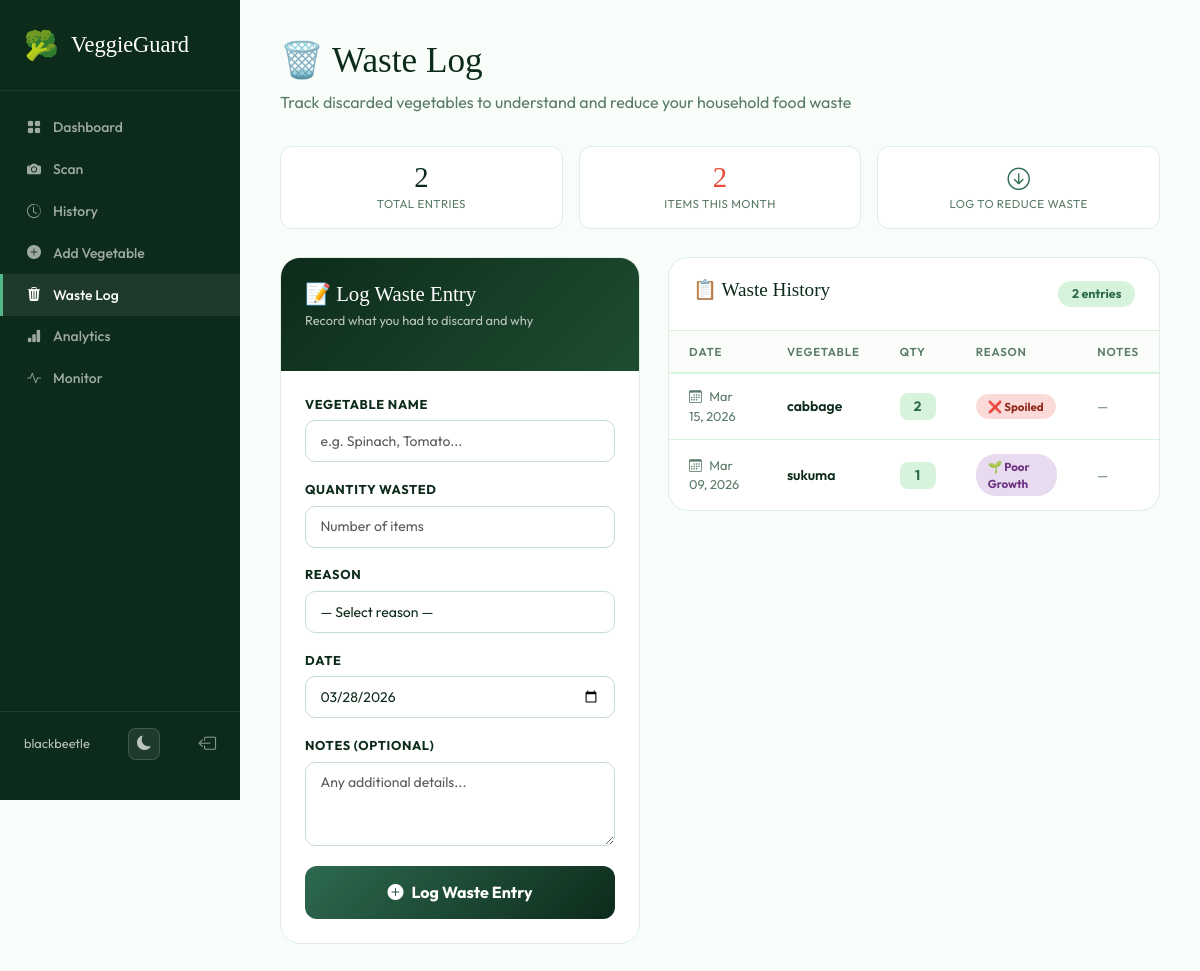
/waste/ (signed in), run on the app's committed database.
### garden/models.py (models this page shows, shortened)
class WasteLog(models.Model):
    REASON_CHOICES = [
        ('disease', 'Disease'),
        ('pest', 'Pest Damage'),
        ('overripe', 'Overripe'),
        ('weather', 'Weather Damage'),
        ('poor_growth', 'Poor Growth'),
        ('spoiled', 'Spoiled'),
        ('other', 'Other'),
    ]
    user = models.ForeignKey(User, on_delete=models.CASCADE, related_name='waste_logs')
    vegetable = models.ForeignKey(
        Vegetable, on_delete=models.SET_NULL,
        null=True, blank=True, related_name='waste_logs'
    )
    scan = models.ForeignKey(
        ScanResult, on_delete=models.SET_NULL,
        null=True, blank=True, related_name='waste_logs'
    )
    vegetable_name = models.CharField(max_length=100)
    quantity_wasted = models.PositiveIntegerField()
    reason = models.CharField(max_length=30, choices=REASON_CHOICES)
    notes = models.TextField(blank=True)
    date = models.DateField()
    created_at = models.DateTimeField(auto_now_add=True)
    class Meta:
        ordering = ['-date']

### garden/views.py (the view)
# urls.py: path('waste/', views.waste_log, name='waste_log'),
@login_required
def waste_log(request):
    form = WasteLogForm(request.user, request.POST or None)
    if request.method == 'POST' and form.is_valid():
        log = form.save(commit=False)
        log.user = request.user
        log.save()
        messages.success(request, 'Waste logged.')
        return redirect('waste_log')
    logs = WasteLog.objects.filter(user=request.user)
    return render(request, 'garden/waste_log.html', {'form': form, 'logs': logs})

### garden/forms.py
class WasteLogForm(forms.ModelForm):
    class Meta:
        model = WasteLog
        fields = ['vegetable', 'vegetable_name', 'quantity_wasted', 'reason', 'notes', 'date']
        widgets = {'date': forms.DateInput(attrs={'type': 'date'})}
    def __init__(self, user, *args, **kwargs):
        super().__init__(*args, **kwargs)
        self.fields['vegetable'].queryset = Vegetable.objects.filter(user=user)
        self.fields['vegetable'].required = False

### garden/templates/garden/waste_log.html (shortened to what this page needs)
<!DOCTYPE html>
<html lang="en">
<head>
<link href="https://cdn.jsdelivr.net/npm/bootstrap@5.3.0/dist/css/bootstrap.min.css" rel="stylesheet">
<link rel="stylesheet" href="/static/css/darkmode.css">
<link rel="stylesheet" href="https://cdn.jsdelivr.net/npm/bootstrap-icons@1.11.0/font/bootstrap-icons.css">
</head>
<body>
<nav class="sidebar">
  <div class="sidebar-brand">
    <span style="font-size:1.75rem">🥦</span>
    <span class="brand-name">VeggieGuard</span>
  </div>
  <ul class="sidebar-nav">
    <li><a href="{% url 'dashboard' %}" class="nav-link"><i class="bi bi-grid-fill"></i> Dashboard</a></li>
    <li><a href="{% url 'scan_vegetable' %}" class="nav-link"><i class="bi bi-camera-fill"></i> Scan</a></li>
    <li><a href="{% url 'scan_history' %}" class="nav-link"><i class="bi bi-clock-history"></i> History</a></li>
    <li><a href="{% url 'add_vegetable' %}" class="nav-link"><i class="bi bi-plus-circle-fill"></i> Add Vegetable</a></li>
    <li><a href="{% url 'waste_log' %}" class="nav-link active"><i class="bi bi-trash3-fill"></i> Waste Log</a></li>
    <li><a href="{% url 'analytics' %}" class="nav-link"><i class="bi bi-bar-chart-fill"></i> Analytics</a></li>
    <li><a href="{% url 'monitor' %}" class="nav-link"><i class="bi bi-activity"></i> Monitor</a></li>
  </ul>
  <div class="sidebar-footer">
    <span class="user-name">{{ user.username }}</span>
    <button id="darkToggle" onclick="toggleDarkMode()" style="background:rgba(255,255,255,.08);border:1px solid rgba(255,255,255,.15);color:rgba(255,255,255,.7);border-radius:8px;width:32px;height:32px;cursor:pointer;display:flex;align-items:center;justify-content:center;font-size:.9rem" title="Toggle dark mode"></button>
    <a href="{% url 'logout' %}" class="btn-logout"><i class="bi bi-box-arrow-left"></i></a>
  </div>
</nav>
<main class="main-content">
  <div class="page-header">
    <h1>🗑️ Waste Log</h1>
    <p>Track discarded vegetables to understand and reduce your household food waste</p>
  </div>
  <div class="summary-strip">
    <div class="summary-card">
      <div class="summary-num">{{ logs|length }}</div>
      <div class="summary-label">Total Entries</div>
    </div>
    <div class="summary-card">
      <div class="summary-num" style="color:#e74c3c">
        {% with total=0 %}
          {{ logs|length }}
        {% endwith %}
      </div>
      <div class="summary-label">Items This Month</div>
    </div>
    <div class="summary-card">
      <div class="summary-num" style="color:var(--mid)">
        <i class="bi bi-arrow-down-circle" style="font-size:1.4rem"></i>
      </div>
      <div class="summary-label">Log to Reduce Waste</div>
    </div>
  </div>
  <div class="layout">
    <div class="form-card">
      <div class="form-card-header">
        <h2>📝 Log Waste Entry</h2>
        <p>Record what you had to discard and why</p>
      </div>
      <div class="form-card-body">
        <form method="post" id="wasteForm">
          <div class="form-group">
            <label class="form-label">Vegetable Name</label>
            <input type="text" name="vegetable_name" class="form-control"
              placeholder="e.g. Spinach, Tomato..." required
              value="{{ form.vegetable_name.value|default:'' }}">
          </div>
          <div class="form-group">
            <label class="form-label">Quantity Wasted</label>
            <input type="number" name="quantity_wasted" class="form-control"
              placeholder="Number of items" min="1" required
              value="{{ form.quantity_wasted.value|default:'' }}">
          </div>
          <div class="form-group">
            <label class="form-label">Reason</label>
            <select name="reason" class="form-control" required>
              <option value="">— Select reason —</option>
            </select>
          </div>
          <div class="form-group">
            <label class="form-label">Date</label>
            <input type="date" name="date" class="form-control" required
              value="{{ form.date.value|default:'' }}" id="dateInput">
          </div>
          <div class="form-group">
            <label class="form-label">Notes (optional)</label>
            <textarea name="notes" class="form-control" rows="3"
              placeholder="Any additional details...">{{ form.notes.value|default:'' }}</textarea>
          </div>
          <button type="submit" class="submit-btn">
            <i class="bi bi-plus-circle-fill"></i> Log Waste Entry
          </button>
        </form>
      </div>
    </div>
    <div class="history-card">
      <div class="history-header">
        <h2>📋 Waste History</h2>
        <span class="total-badge">{{ logs|length }} entries</span>
      </div>
      {% if logs %}
      <table class="waste-table">
        <thead>
          <tr>
            <th>Date</th>
            <th>Vegetable</th>
            <th>Qty</th>
            <th>Reason</th>
            <th>Notes</th>
          </tr>
        </thead>
        <tbody>
          {% for log in logs %}
          <tr>
            <td style="color:var(--muted);font-size:.8rem">
              <i class="bi bi-calendar3" style="margin-right:.3rem"></i>
              {{ log.date|date:"M d, Y" }}
            </td>
            <td><span class="veg-name">{{ log.vegetable_name }}</span></td>
            <td><span class="qty-badge">{{ log.quantity_wasted }}</span></td>
            <td>
              <span class="reason-pill reason-{{ log.reason }}">
                {% if log.reason == 'disease' %}🦠
                {% elif log.reason == 'pest' %}🐛
                {% elif log.reason == 'overripe' %}🍂
                {% elif log.reason == 'weather' %}🌧️
                {% elif log.reason == 'poor_growth' %}🌱
                {% elif log.reason == 'spoiled' %}❌
                {% else %}📌{% endif %}
                {{ log.get_reason_display }}
              </span>
            </td>
            <td style="color:var(--muted);font-size:.8rem;max-width:200px">
              {{ log.notes|default:"—"|truncatechars:50 }}
            </td>
          </tr>
          {% endfor %}
        </tbody>
      </table>
      {% else %}
      <div class="empty-state">
        <div class="empty-icon">🌿</div>
        <h3>No waste logged yet</h3>
        <p>Start tracking discarded vegetables to identify waste patterns and reduce food loss.</p>
      </div>
      {% endif %}
    </div>
  </div>
</main>
</body>
</html>

### data on the page
WasteLog: date "Mar 15, 2026", vegetable_name "cabbage", quantity_wasted "2", reason "Spoiled", notes "—"
WasteLog: date "Mar 09, 2026", vegetable_name "sukuma", quantity_wasted "1", reason "Poor Growth", notes "—"

### other printed values
{{ user.username }} "blackbeetle"
{{ logs|length }} "2"
